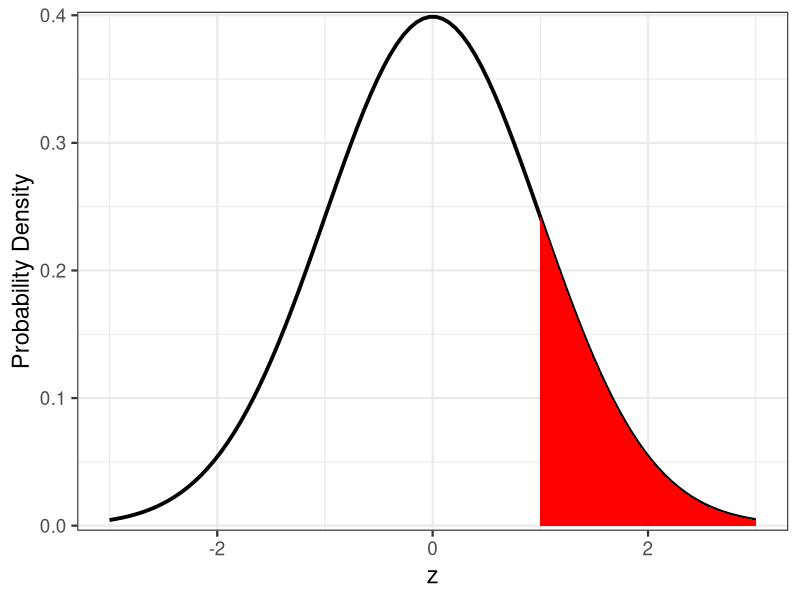
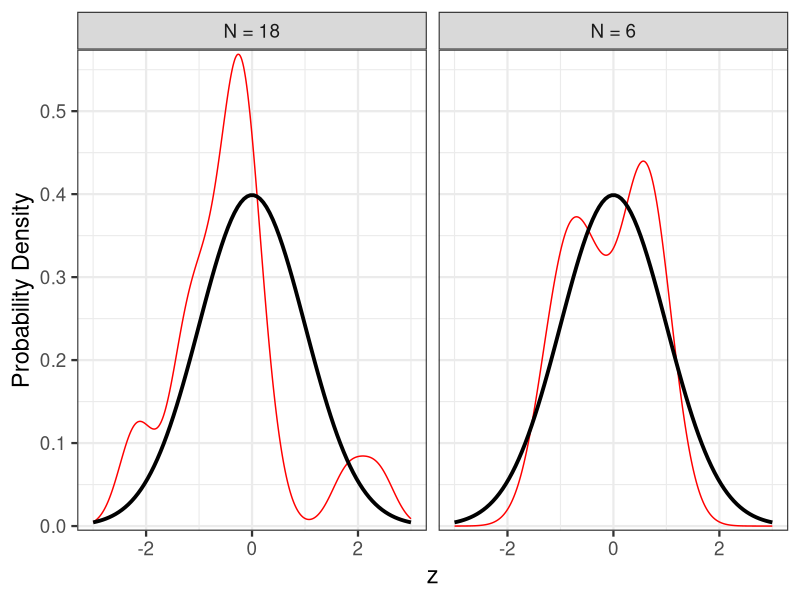
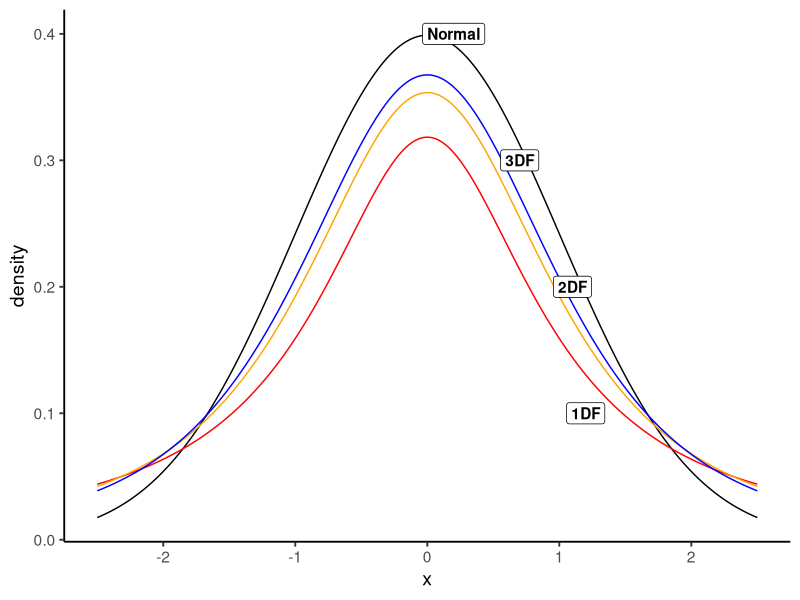
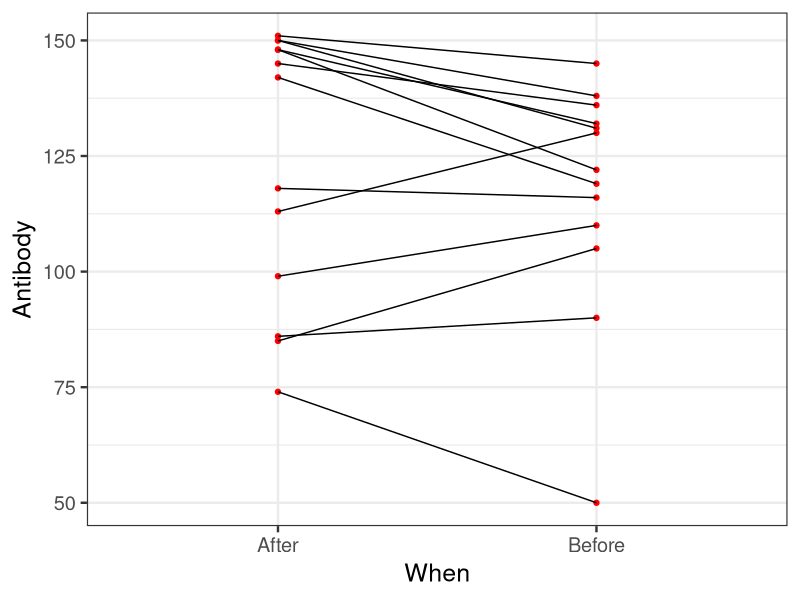
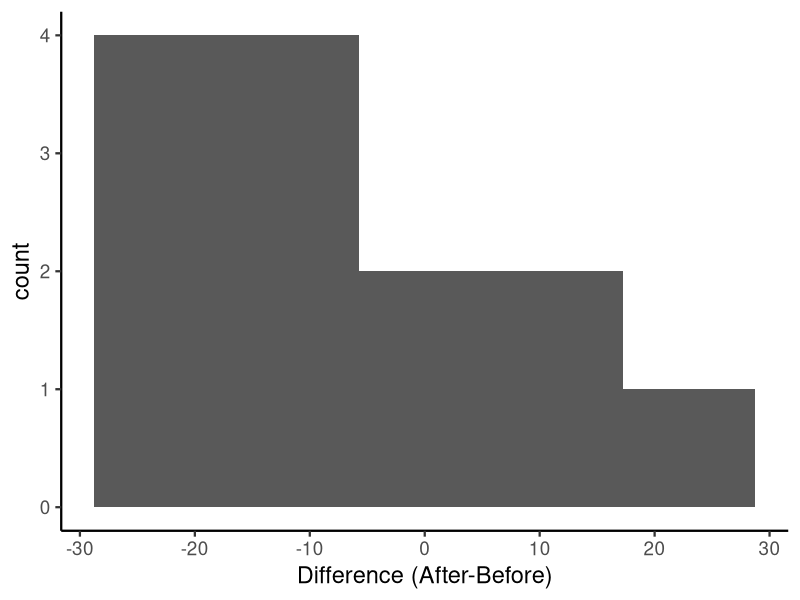
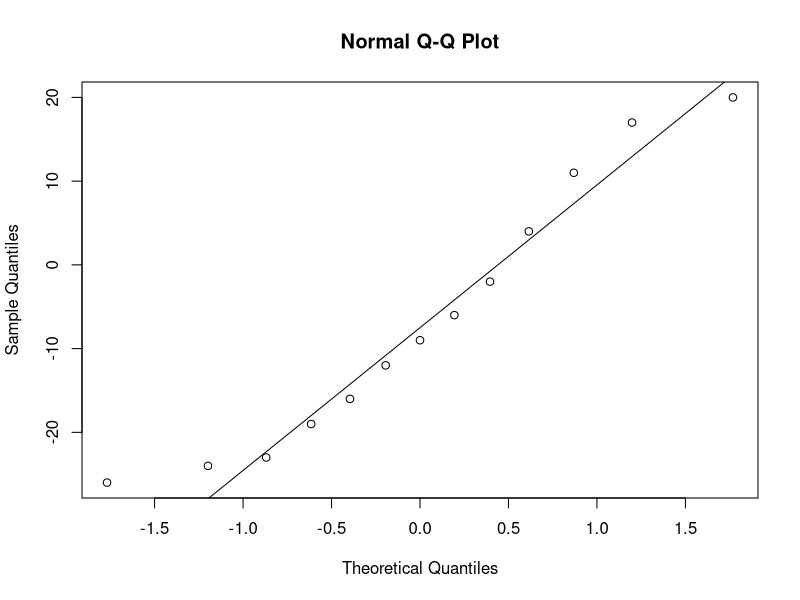
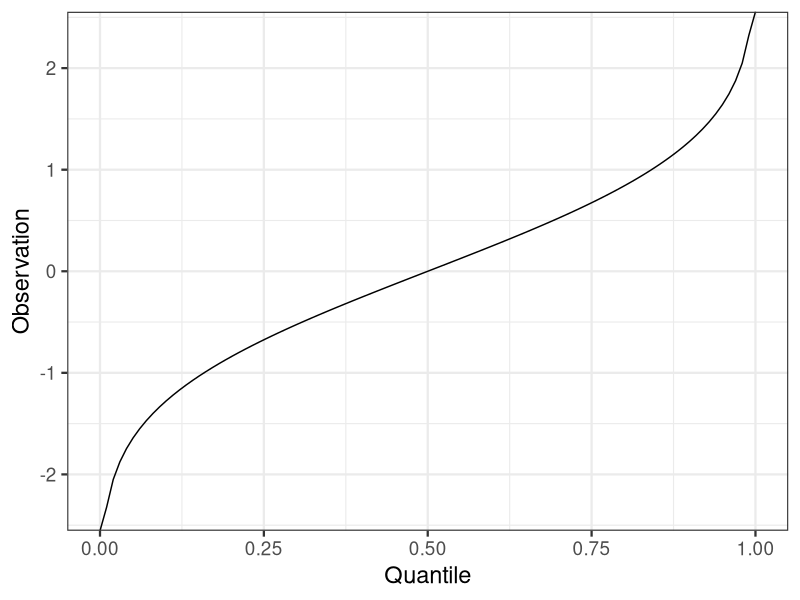
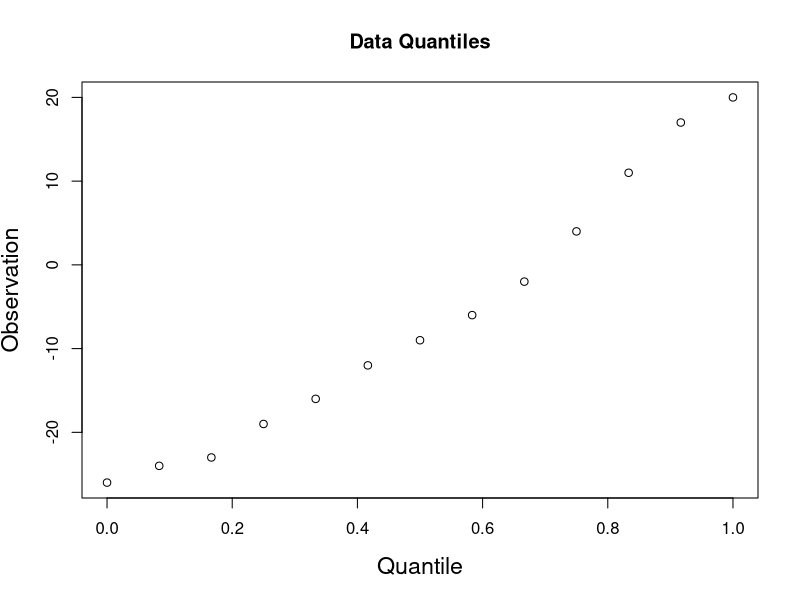

Source code (R) for these figures, in order:
## ---- chunk 1
library(knitr)
opts_chunk$set(fig.height=4.5, comment=NA, 
               warning=FALSE, message=FALSE, 
               dev="jpeg", echo=FALSE)
library(ggplot2)
library(magrittr)
library(dplyr)
library(tidyr)
## ---- chunk 2
library(ggplot2)
vals <- seq(-3,3,length.out=100);z=dnorm(vals)
normplot <- qplot(vals, z, lwd=I(1.3), geom="line") +
  theme_bw(base_size=17) + xlab("z") +  ylab("Probability Density") + 
  scale_y_continuous(expand=c(0.01,0))

normplot +
  geom_area(mapping=aes(x=seq(1,3,length.out=100), y=dnorm(seq(1,3,length.out=100))), fill="red")
## ---- chunk 3
library(gganimate)
library(dplyr)
library(tidyr)
library(purrr)
set.seed(31415)

samps <- map_df(3:20, ~data.frame(samp = rnorm(.x)), .id = "sample_size")

dists <- ggplot() +
  geom_line(mapping=aes(x=vals, y=z), lwd=1.3) +
  theme_bw(base_size=17) + xlab("z") +  ylab("Probability Density") + 
  geom_density(data = samps, 
               mapping=aes(x=samp, group=sample_size),
               color="red") +
  annotate(1,0.4, geom="text", label="Golem", size=10) +
  transition_states(factor(sample_size), 
                    transition_length = 2,
    state_length = 1) + 
  labs(title = "n = {closest_state}")

animate(dists,device="png")

## ---- chunk 4
dfd <- data.frame(x=rep(vals, 2), y=rep(z,2), 
                           sample_size=c(rep(6,100), rep(18, 100)))

ggplot() +
  theme_bw(base_size=17) + xlab("z") +  ylab("Probability Density") + 
  geom_density(data = samps %>% filter(sample_size %in% c(6,18)), 
               mapping=aes(x=samp, frame=sample_size, group=sample_size),
               color="red") +
  facet_wrap(~sample_size, 
             label=labeller(sample_size = c("6"="N = 6", "18" = "N = 18"))) +
  geom_line(data=dfd, mapping=aes(x=x, y=y), lwd=1.3) +
    scale_y_continuous(expand=c(0.01,0))
## ---- chunk 5
x_dists <- data.frame(x=seq(-2.5, 2.5, 0.01)) %>%
  mutate(dn = dnorm(x),
         dt_1 = dt(x, 1),
         dt_2 = dt(x, 2),
         dt_3 = dt(x, 3)
  )

x_df <- data.frame(x=rnorm(100), x_unif=runif(100))

ggplot() +
  geom_line(data=x_dists, mapping=aes(x=x, y=dn)) +
  geom_line(data=x_dists, mapping=aes(x=x, y=dt_1), color="red") +
  geom_line(data=x_dists, mapping=aes(x=x, y=dt_2), color="orange") +
  geom_line(data=x_dists, mapping=aes(x=x, y=dt_3), color="blue") +
  theme_classic(base_size=14) +
  annotate(x=c(0.2,0.7,1.1,1.2), y=c(0.4, 0.3, 0.2, 0.1), 
             label=c("Normal","3DF", "2DF", "1DF"), fill="white",
            fontface = "bold", geom="label") +
  ylab("density")
## ---- chunk 6
blackbird <- read.csv("./data/09/12e2BlackbirdTestosterone.csv") %>%
  mutate(Bird = 1:n())
b_tidy <- gather(blackbird, When, Antibody, -c(Bird)) %>%
  filter((When %in% c("Before", "After")))
## ---- chunk 7
ggplot(data=b_tidy, aes(x=When, y=Antibody, group=Bird)) +
  geom_point(color="red") +
  geom_line() +
  theme_bw(base_size=18)
## ---- chunk 8
ggplot(data=blackbird, aes(x=dif)) +
  geom_histogram(bins=5)+
  theme_classic(base_size=17) +
  xlab("Difference (After-Before)")
## ---- chunk 9
qqnorm(blackbird$dif); qqline(blackbird$dif)
## ---- chunk 10
set.seed(5000)
samp <- rnorm(10000)
quantile(samp)
## ---- chunk 11
quantile(samp, probs=seq(0,1,.1))
## ---- chunk 12
nquant <- seq(0,1,length.out=100)
nvals <- qnorm(nquant)
qplot(nquant, nvals, geom="line") +
  theme_bw(base_size=17) +
  ylab("Observation") + xlab("Quantile")
## ---- chunk 13
q <- quantile(blackbird$dif, probs=seq(0, 1, length.out=nrow(blackbird)))
q
q_vals <- as.numeric(gsub("\\%", "", names(q)))/100
## ---- chunk 14
plot(q_vals, q, main="Data Quantiles", ylab="Observation", xlab="Quantile", cex.lab=1.4)
## ---- chunk 15

## ---- chunk 16
ggplot(data=blackbird, aes(x=dif.in.logs)) +
  geom_density()+
  theme_classic(base_size=17) +
  xlab("Log Difference (log(After) - log(Before))") +
  geom_vline(xintercept=0, lty=2)
## ---- chunk 17
broom::tidy(t.test(blackbird$dif.in.logs)) [-c(5:6)]
## ---- chunk 18
library(readr)
lizards <- read_csv("./data/09/12e3HornedLizards.csv",
                    col_types = "di") %>%
  mutate(Status = ifelse(Survive==1, "Living", "Dead"))

ggplot(lizards) +
  aes(x=Status, y=`Squamosal horn length`, fill=Status) +
  geom_boxplot() +
  theme_bw(base_size=17)
## ---- chunk 19
ggplot(lizards) +
  aes(x=`Squamosal horn length`, fill=Status, ..density..) +
  geom_histogram(bins = 30) +
  theme_bw(base_size=17) +
  facet_grid(.~Status) +
  ylab("frequency")
## ---- chunk 20
res <- residuals(lm(`Squamosal horn length` ~ Status, data=lizards))
qqnorm(res); qqline(res)
## ---- chunk 21
l_count <- lizards %>%
  group_by(Status) %>%
  count() %>% ungroup()

ggplot(data=l_count) +
  aes(x=Status, y=n, fill=Status) +
  geom_bar(stat="identity", position=position_dodge()) +
  theme_bw(base_size=17) +
  ylab("Sample Size\n")
## ---- chunk 22
knitr::kable(broom::tidy(t.test(`Squamosal horn length` ~ Status, data=lizards)))
## ---- chunk 23
ggplot(lizards) +
  aes(x=Status, y=`Squamosal horn length`) +
  stat_summary() +
  theme_bw(base_size=17) +
  ggtitle("Horn Length and SE")
